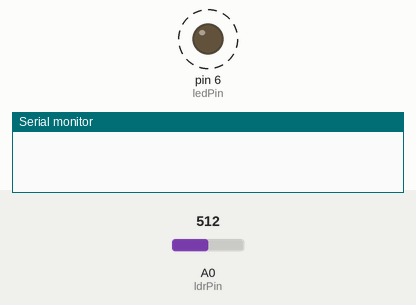
This sketch was run on a simulated Arduino Uno, built with avr-gcc and run on an emulated ATmega328P. Parts: output pins drawn as LEDs (lit = HIGH), the last lines printed to the serial monitor. Dashed ring = blinking. Inputs (shaded band) come from the test bench; at power-on: A0 (ldrPin) = 512.

Above: at 1.8 s.
1.9 s: A0 (ldrPin) set to 0
At 2.18 s:
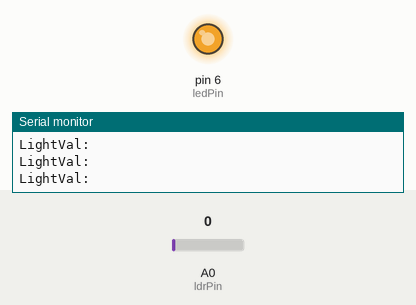
5.4 s: A0 (ldrPin) set to 306
Timing chart, 0 to 14.9 s (numbered marks = the images above; inputs shaded):
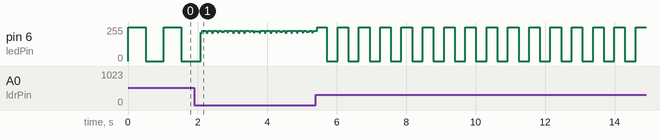

The sketch:

p14_light_sensor.ino
```cpp
//Project 14

int ledPin = 6;
int ldrPin = 0; //Light dependent resistor
int lightVal = 0; // value read from LDR

void setup(){
  Serial.begin(9600);
  // set both pins as output
  pinMode(ledPin, OUTPUT);

}

void loop(){
  lightVal = analogRead(ldrPin);
  digitalWrite(ledPin, HIGH);

  Serial.println("LightVal:  " + lightVal);
  Serial.println("");
  delay (lightVal);
  digitalWrite(ledPin, LOW);
  delay(lightVal);
  Serial.println("");
}
```

Measured:
- by itself, pin 6 (ledPin): alternates 255/255 for 0.31 s and 0/255 for 0.31 s
